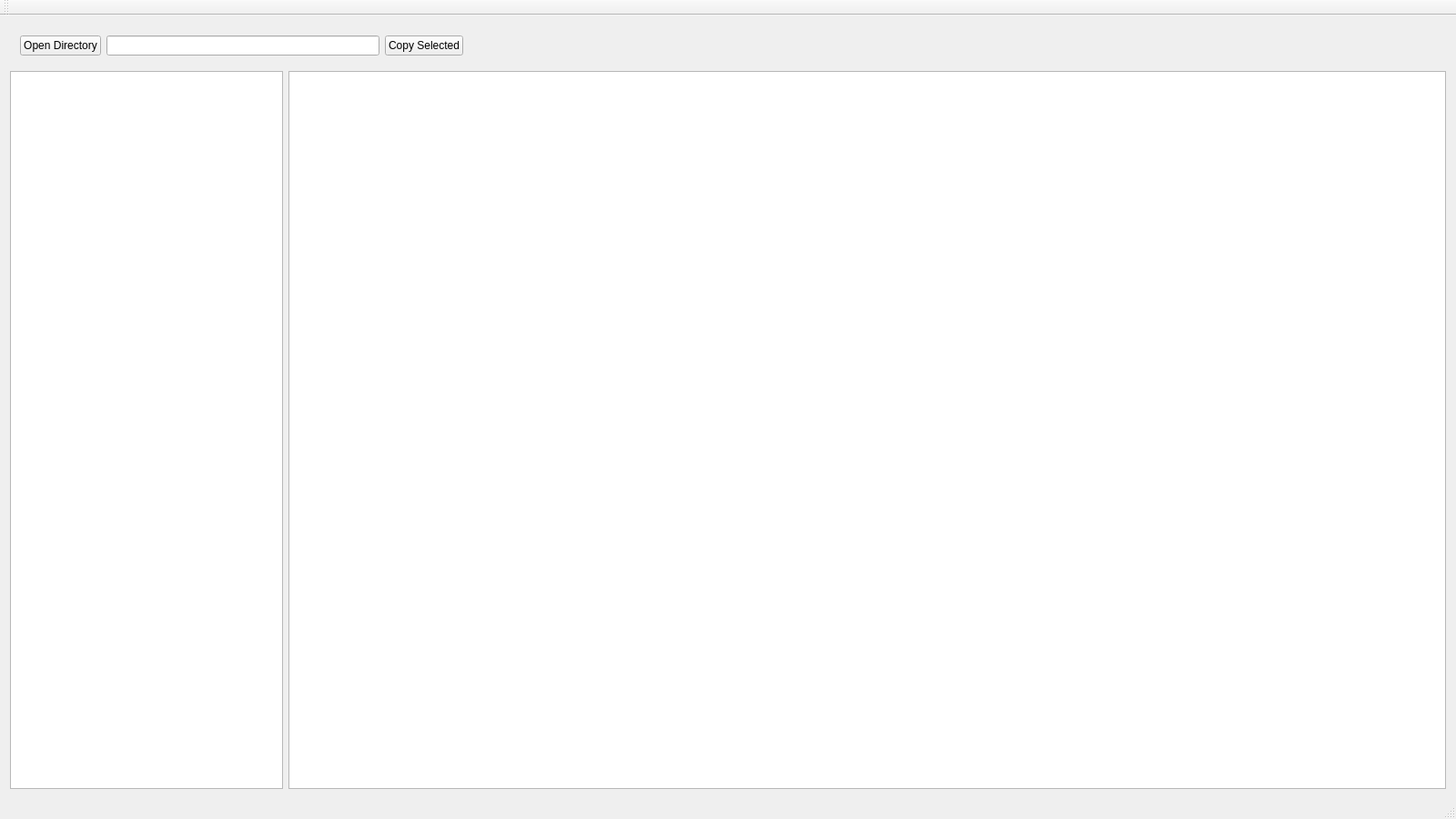
<?xml version="1.0" encoding="UTF-8"?>
<ui version="4.0">
 <class>MainWindow</class>
 <widget class="QMainWindow" name="MainWindow">
  <property name="geometry">
   <rect>
    <x>0</x>
    <y>0</y>
    <width>1600</width>
    <height>900</height>
   </rect>
  </property>
  <property name="windowTitle">
   <string>MainWindow</string>
  </property>
  <widget class="QWidget" name="centralWidget">
   <layout class="QVBoxLayout" name="verticalLayout_2">
    <item>
     <widget class="QWidget" name="widget" native="true">
      <property name="maximumSize">
       <size>
        <width>16777215</width>
        <height>60</height>
       </size>
      </property>
      <layout class="QHBoxLayout" name="horizontalLayout">
       <item>
        <widget class="QPushButton" name="openDirButton">
         <property name="text">
          <string>Open Directory</string>
         </property>
        </widget>
       </item>
       <item>
        <widget class="QLineEdit" name="lineEdit">
         <property name="maximumSize">
          <size>
           <width>300</width>
           <height>16777215</height>
          </size>
         </property>
        </widget>
       </item>
       <item>
        <widget class="QPushButton" name="copySelectedButton">
         <property name="text">
          <string>Copy Selected</string>
         </property>
        </widget>
       </item>
       <item>
        <spacer name="horizontalSpacer">
         <property name="orientation">
          <enum>Qt::Horizontal</enum>
         </property>
         <property name="sizeHint" stdset="0">
          <size>
           <width>40</width>
           <height>20</height>
          </size>
         </property>
        </spacer>
       </item>
      </layout>
     </widget>
    </item>
    <item>
     <layout class="QHBoxLayout" name="mainArea">
      <item>
       <widget class="QListView" name="sidelist">
        <property name="maximumSize">
         <size>
          <width>300</width>
          <height>16777215</height>
         </size>
        </property>
       </widget>
      </item>
      <item>
       <widget class="QGraphicsView" name="graphicsView"/>
      </item>
     </layout>
    </item>
   </layout>
  </widget>
  <widget class="QMenuBar" name="menuBar">
   <property name="geometry">
    <rect>
     <x>0</x>
     <y>0</y>
     <width>1600</width>
     <height>23</height>
    </rect>
   </property>
  </widget>
  <widget class="QToolBar" name="mainToolBar">
   <attribute name="toolBarArea">
    <enum>TopToolBarArea</enum>
   </attribute>
   <attribute name="toolBarBreak">
    <bool>false</bool>
   </attribute>
  </widget>
  <widget class="QStatusBar" name="statusBar"/>
 </widget>
 <layoutdefault spacing="6" margin="11"/>
 <resources/>
 <connections/>
</ui>
